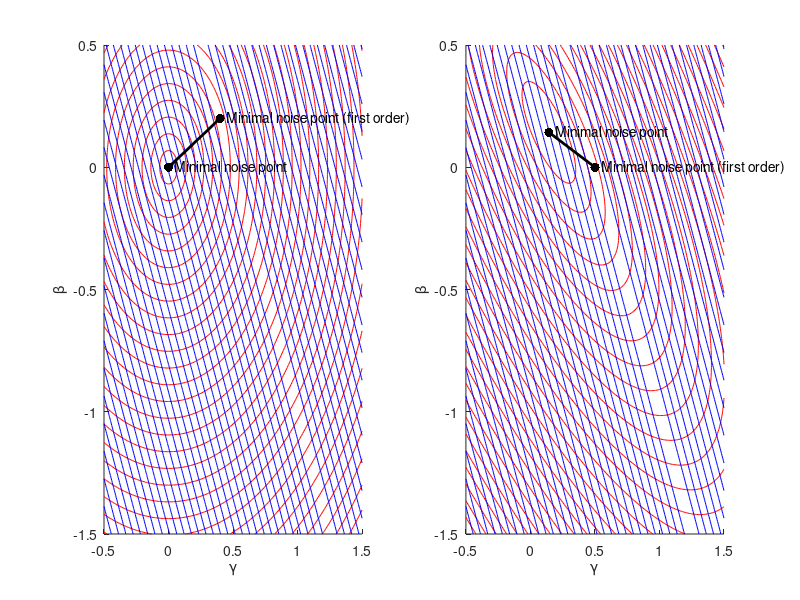

Write the MATLAB code that produced this figure.
%draw contours of first order performnace function and noise

B=[-1.5:0.01:0.5];
C=[-0.5:0.01:1.5];
b=length(B);
c=length(C);
noiseDC=zeros(b,c);
first_order=zeros(b,c);
noiseFL=zeros(b,c);
for i=1:b
    for j=1:c
        a=1-3*B(i)-3*C(j);%zeroth order approximations
        noiseFL(i,j)=sqrt(a^2+3*B(i)^2+3*C(j)^2);
        noiseDC(i,j)=sqrt(3*B(i)^2+3*C(j)^2);%no noise in alpha
        first_order(i,j)=3*abs(1-B(i)-2*C(j));
    end
end
first_noiseDCline=[0,0;2/5,1/5];%format (gamma,beta)
first_noiseFLline=[1/7,1/7;1/2,0];%format (gamma,beta)


subplot(1,2,1);
hold on
contour(C,B,noiseDC,30,'r');
contour(C,B,first_order,30,'b');
plot(first_noiseDCline(:,1),first_noiseDCline(:,2),'black','LineWidth',2);
%minimal noise point first order
plot(2/5,1/5,'black.','MarkerSize',20)
text(2/5+0.05,1/5,'Minimal noise point (first order)')
%minimal noise point 
plot(0,0,'black.','MarkerSize',20)
text(0.05,0,'Minimal noise point')
xlabel('\gamma');
ylabel('\beta');

subplot(1,2,2);
hold on
contour(C,B,noiseFL,30,'r');
contour(C,B,first_order,30,'b');
plot(first_noiseFLline(:,1),first_noiseFLline(:,2),'black','LineWidth',2);
%minimal noise point first order
plot(1/2,0,'black.','MarkerSize',20)
text(1/2+0.05,0,'Minimal noise point (first order)')
%minimal noise point 
plot(1/7,1/7,'black.','MarkerSize',20)
text(1/7+0.05,1/7,'Minimal noise point')
xlabel('\gamma');
ylabel('\beta');

